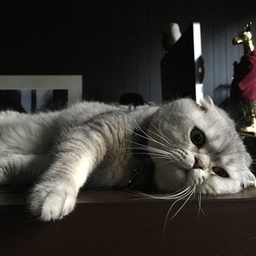
#> input picture original/cat2.jpg, 256 x 256 px, shrunk from 604 x 604 before the run, found by its file name
$ python main.py
#> lines starting #> are read from the running program, lines starting #| are printed output that depends on the picture; after the words box and inside, x2 and y2 are one past the last pixel; in counts of white or black regions, pixels touching at a corner belong together
#> further down, original is the input picture: PIL image 256x256 RGB; mean R, G, B 57.9, 55.5, 50.9
### core/resampling.py
from PIL import Image, ImageDraw
import numpy as np


def resampling(image: Image.Image, n: float, method: str = "nearest_neighbor") -> Image.Image:
    """
    Используется метод ближайшего соседа
    """
#> called with n = 0.5, method = 'nearest_neighbor'

    width = image.size[0]
#> width = 256
    height = image.size[1]
#> height = 256
    pix = np.array(image)

    new_width = round(width * n)
#> new_width = 128
    new_height = round(height * n)
#> new_height = 128

    if method == "nearest_neighbor":
        new_image = nearest_neighbor(pix, width, height, new_width, new_height)
    elif method == "cubic":
        new_image = cubic(pix, new_width, new_height)

    new_image = Image.fromarray(new_image.astype(np.uint8)).convert("RGB")
    return new_image


def nearest_neighbor(pix, width, height, new_width, new_height) -> np.ndarray:
#> called with width = 256, height = 256, new_width = 128, new_height = 128
    new_image = np.zeros((new_height, new_width, 3))

    for x in range(new_width):
        for y in range(new_height):
            src_x = min(
                int(round(float(x) / float(new_width) * float(width))),
                width - 1)
            src_y = min(
                int(round(float(y) / float(new_height) * float(height))),
                height - 1)

            new_image[y, x] = pix[src_y, src_x]
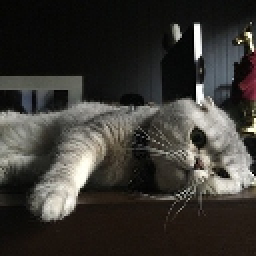
#> new_image: shape (128, 128, 3) float64 (shown 2 times larger); mean R, G, B 57.9, 55.5, 50.9

    return new_image


# [24 lines left out: function cubic, not called in this run]

### core/halftoning.py
import numpy as np
from PIL import Image
from PIL import ImageDraw


def halftone(image: Image.Image, r=1 / 3, g=1 / 3, b=1 / 3) -> Image.Image:
#> called with r = 0.333, g = 0.333, b = 0.333
    if image.mode == "L":
        return image
    pix = np.array(image)
    new_image = (r * pix[:, :, 0] + g * pix[:, :, 1] + b * pix[:, :, 2])
#> new_image: shape (128, 128) float64
    return Image.fromarray(new_image.astype(np.uint8)).convert("RGB")


# [27 lines left out: function sepia, not called in this run]

### core/thresholding.py
from PIL import Image
import numpy as np

from core.utils import windowing
from tqdm import tqdm


def kristian_threshold(image: Image.Image, k: float = 0.5, b: int = 3) -> Image.Image:
    width = image.size[0]
    height = image.size[1]

    pix = np.array(image)
    new_image = np.zeros(shape=(height, width, 3))
    # new_image = np.full(shape=(height, width, 3), fill_value=255)
    MinG = pix.min()
    sigma_m = np.zeros(shape=(height, width, 2))
    for x in tqdm(range(width), ascii=True, desc="thresholding"):
        for y in range(height):
            x1 = x - int(b / 2) if x - int(b / 2) > 0 else 0
            x2 = x + int(b / 2) if x + int(b / 2) < width - 1 else width - 1
            y1 = y - int(b / 2) if y - int(b / 2) > 0 else 0
            y2 = y + int(b / 2) if y + int(b / 2) < height - 1 else height - 1

            local_window = pix[y1:y2 + 1, x1:x2 + 1, 0]
            sigma_m[y, x, 0] = local_window.mean()
            sigma_m[y, x, 1] = local_window.std()

    R = sigma_m[:, :, 1].max()
    T = ((1 - k) * sigma_m[:, :, 0]) + (k * MinG) + (k * (sigma_m[:, :, 1] / R) * (sigma_m[:, :, 0] - MinG))
    for x in range(width):
        for y in range(height):
            if pix[y, x, 0] > T[y, x]:
                new_image[y, x] = [255, 255, 255]

    return Image.fromarray(new_image.astype(np.uint8)).convert("RGB")


# [21 lines left out: function binarization, not called in this run]

### Lab1/code/main.py
from PIL import Image, ImageFilter, ImageDraw
from core.resampling import *
from core.halftoning import *
from core.thresholding import *

filename = "cat2.jpg"

original = Image.open("original/" + filename)

# [6 lines of commented-out code are left out]
new_image1 = resampling(original, 1/2)
new_image1.save("Lab1/res/downsampling_" + filename)
# [7 lines of commented-out code are left out]

halfton = halftone(new_image1)
B = [20, 40, 80]
K = [0.2, .6, 0.8]

for b, k in [(b, k) for b in B for k in K]:
    print(b, k)
    new_image = kristian_threshold(image=halfton, b=b, k=k)
    new_image.save(f"Lab1/res/threshold_b{b}_k{k}_{filename}")
#> this loop made 9 passes
#> pass 1, in kristian_threshold, `T = ((1 - k) * sigma_m[:, :, 0]) + (k * MinG) + (k * (sigma_m[:, :, 1]..`:
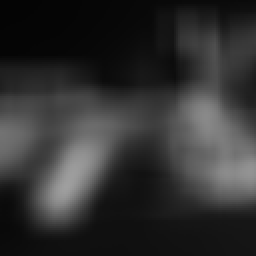
#> T: shape (128, 128) float64 (shown 2 times larger); min 4.29, max 159.5, mean 49.4
#> pass 1, `new_image = kristian_threshold(image=halfton, b=b, k=k)`:
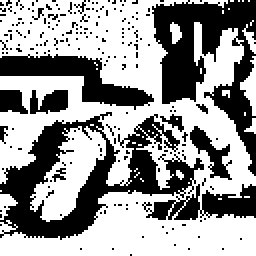
#> new_image: PIL image 128x128 RGB (shown 2 times larger); 59.9% white; 203 black regions (193 under 20 px), largest, box (x1, y1, x2, y2) and area: (0, 56, 102, 120) 2289, (76, 0, 128, 88) 1938, (0, 27, 77, 55) 832
#> pass 2, in kristian_threshold (call 2), `T = ((1 - k) * sigma_m[:, :, 0]) + (k * MinG) + (k * (sigma_m[:, :, 1]..`:
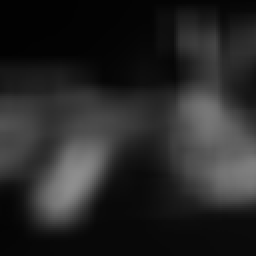
#> T: shape (128, 128) float64 (shown 2 times larger); min 2.18, max 142.8, mean 39
#> pass 2, `new_image = kristian_threshold(image=halfton, b=b, k=k)`:
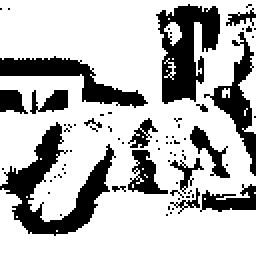
#> new_image: PIL image 128x128 RGB (shown 2 times larger); 73% white; 72 black regions (59 under 20 px), largest, box (x1, y1, x2, y2) and area: (0, 61, 58, 118) 1081, (78, 2, 110, 52) 910, (0, 28, 74, 54) 645
#> after the loop:
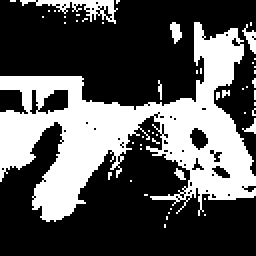
#> new_image: PIL image 128x128 RGB (shown 2 times larger); 33.6% white; 51 white regions (46 under 20 px), largest, box (x1, y1, x2, y2) and area: (0, 11, 128, 111) 5070, (10, 0, 59, 12) 202, (121, 12, 128, 27) 46, (85, 11, 91, 22) 42, (121, 59, 128, 67) 21

$ run again, with original/btr.jpg copied over original/cat2.jpg
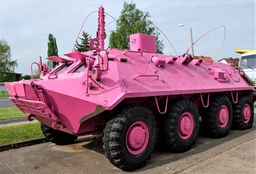
#> input picture original/btr.jpg, 256 x 174 px, shrunk from 1793 x 1222 before the run, found by its file name
#> original is the input picture: PIL image 256x174 RGB; mean R, G, B 146.7, 119.7, 131.6
#> the loop `for b, k in [(b, k) for b in B for k in K]:` made 9 passes
#> pass 1, `new_image = kristian_threshold(image=halfton, b=b, k=k)`:
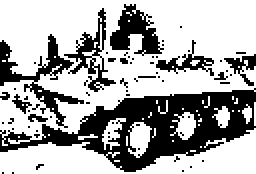
#> new_image: PIL image 128x87 RGB (shown 2 times larger); 66.7% white; 66 black regions (58 under 20 px), largest, box (x1, y1, x2, y2) and area: (0, 44, 128, 86) 2148, (0, 17, 42, 64) 478, (55, 2, 82, 28) 347
#> after the loop `for b, k in [(b, k) for b in B for k in K]:`:
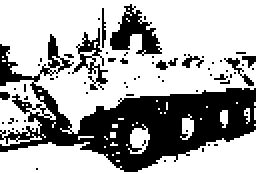
#> new_image: PIL image 128x87 RGB (shown 2 times larger); 66.6% white; 65 black regions (58 under 20 px), largest, box (x1, y1, x2, y2) and area: (0, 17, 128, 86) 2945, (55, 2, 81, 28) 310, (36, 14, 54, 45) 171
